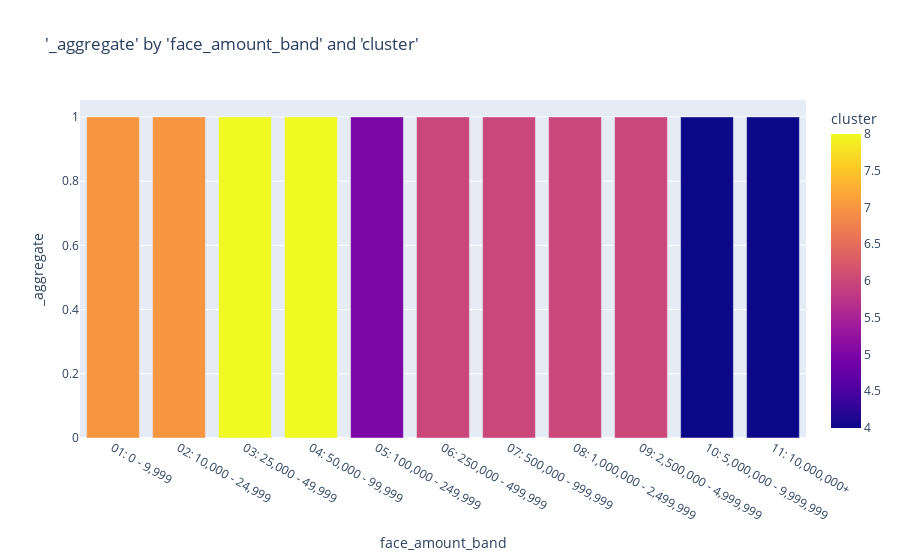

Write notebook code for a chart like this one.
### Code cell
charters.chart(
    df=model_data,
    x_axis="face_amount_band",
    y_axis="_aggregate",
    color="cluster",
    type="bar",
    display=True,
    agg="mean",
)

### Figure 1 — Plotly figure (JSON) as saved in the notebook; plotly's stock layout.template omitted (floating-point values rounded to 4 significant figures)
{"data": [{"alignmentgroup": "True", "hovertemplate": "face_amount_band=%{x}<br>_aggregate=%{y}<br>cluster=%{marker.color}<extra></extra>", "legendgroup": "", "marker": {"color": [7, 7, 8, 8, 5, 6, 6, 6, 6, 4, 4], "coloraxis": "coloraxis", "pattern": {"shape": ""}}, "name": "", "offsetgroup": "", "orientation": "v", "showlegend": false, "textposition": "auto", "type": "bar", "x": ["01: 0 - 9,999", "02: 10,000 - 24,999", "03: 25,000 - 49,999", "04: 50,000 - 99,999", "05: 100,000 - 249,999", "06: 250,000 - 499,999", "07: 500,000 - 999,999", "08: 1,000,000 - 2,499,999", "09: 2,500,000 - 4,999,999", "10: 5,000,000 - 9,999,999", "11: 10,000,000+"], "xaxis": "x", "y": [1, 1, 1, 1, 1, 1, 1, 1, 1, 1, 1], "yaxis": "y"}], "layout": {"autosize": true, "barmode": "relative", "coloraxis": {"colorbar": {"title": {"text": "cluster"}}, "colorscale": [[0, "#0d0887"], [0.1111, "#46039f"], [0.2222, "#7201a8"], [0.3333, "#9c179e"], [0.4444, "#bd3786"], [0.5556, "#d8576b"], [0.6667, "#ed7953"], [0.7778, "#fb9f3a"], [0.8889, "#fdca26"], [1, "#f0f921"]]}, "legend": {"tracegroupgap": 0}, "title": {"text": "'_aggregate' by 'face_amount_band' and 'cluster'"}, "xaxis": {"anchor": "y", "autorange": true, "domain": [0, 1], "range": [-0.5, 10.5], "title": {"text": "face_amount_band"}, "type": "category"}, "yaxis": {"anchor": "x", "autorange": true, "domain": [0, 1], "range": [0, 1.053], "title": {"text": "_aggregate"}, "type": "linear"}}}
